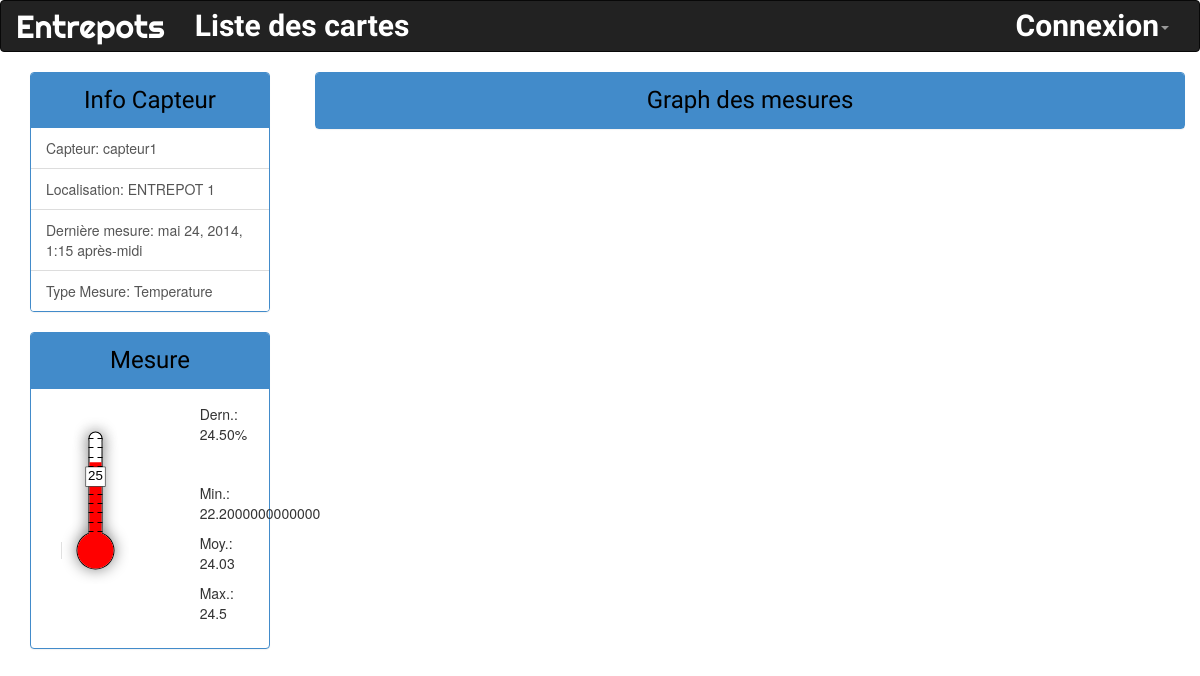
The app's page /mesure/capteur/capteur1/ with its own data.
### moniteur/models.py (models this page shows, shortened)
class Capteur(models.Model):
    objects = CapteurManager()
    slug = models.SlugField(max_length=30, unique=True, blank=True)
    ENTREPOT1 = 'ENTREPOT_1'
    ENTREPOT2 = 'ENTREPOT_2'
    ENTREPOT3 = 'ENTREPOT_3'
    ENTREPOT4 = 'ENTREPOT_4'
    LOCAL_CHOICES = (
        (ENTREPOT1, 'Entrepot 1'),
        (ENTREPOT2, 'Entrepot 2'),
        (ENTREPOT3, 'Entrepot 3'),
        (ENTREPOT4, 'Entrepot 4'),
    )
    HYGROMETRIE = 'Hygrometrie'
    TEMPERATURE = 'Temperature'
    MESURE_TYPE = (
        (HYGROMETRIE, 'Hygrometrie'),
        (TEMPERATURE, 'Temperature'),
    )
    localisation= models.CharField(max_length=10,
                                   choices=LOCAL_CHOICES,
                                   default=ENTREPOT1)
    type_mesure = models.CharField(max_length=12,
                                   choices=MESURE_TYPE,
                                   default=TEMPERATURE,
                                   blank=True,
                                   null=True)
    nom_capteur = models.CharField(max_length=30, unique=True)
    marque = models.CharField(max_length=30, blank=True, null=True)
    date_activation = models.DateTimeField(blank=True, null=True)
    date_achat = models.DateField(blank=True, null=True)
    carte = models.ForeignKey(Carte)

class Mesure(models.Model):
    valeur = models.DecimalField(max_digits=5, decimal_places=2)
    date_mesure = models.DateTimeField(blank=True, null=True)
    capteur = models.ForeignKey(Capteur)

### moniteur/views.py (the view)
# urls.py: url(r'^capteur/(?P<slug>[-_.\w]+)/$', CapteurDetailView.as_view(), name='capteur-detail'),
class CapteurDetailView(DetailView):
    model = Capteur
    context_object_name = 'capteur'
    template_name = 'capteur-detail.html'
    def get_context_data(self, **kwargs):
        context = super(CapteurDetailView, self).get_context_data(**kwargs)
        capteur = self.kwargs['slug']
        capteur = Capteur.objects.get(slug=capteur)
        mesures = Mesure.objects.filter(capteur=capteur)
        stats = mesures.aggregate(Avg('valeur'), Max('valeur'), Min('valeur'))
        capteur.mes_moy = stats['valeur__avg']
        capteur.mes_max = stats['valeur__max']
        capteur.mes_min = stats['valeur__min']
        capteur.last_mesure = mesures.last()
        context['capteur'] = capteur
        context['mesures'] = mesures.order_by('-date_mesure')[:5]
        return context

### moniteur/templatetags/custom_tags.py (called while the page is built)
@register.filter(name='display_name')
def display_name(nom):
    try :
        nom = nom.replace("_", " ")
    except:
        nom = None
    return nom

### visualisation/templates/capteur-detail.html (shortened to what this page needs)
{% extends "base.html" %}
{% load i18n %}
{% load widget_tweaks %}
{% load custom_tags %}
{% block content %}
<div class="row-fluid">
    <div class="col-md-3">
       <div class="col-md-12">
         <div class="panel panel-primary">
             <div class="panel-heading"><center>Info Capteur</center></div>
                 {% include "blocks/base_info_capteur.html" %}
         </div>
       </div>
       <div class="col-md-12">
         <div class="panel panel-primary">
             <div class="panel-heading"><center>Mesure</center></div>
             <div class="panel-body ">
                 <div class="col-md-8">
                     {% if capteur.type_mesure == 'Temperature' %}
                 	<a id="" class="" href="/mesure/capteur/{{capteur.nom_capteur}}">{% include "blocks/thermometer.html" %}</a>
                     {% else %}
                 	<a id="" class="" href="/mesure/capteur/{{capteur.nom_capteur}}">{% include "blocks/hygrometrie.html" %}</a>
                     {% endif %}
                 </div>
                 <div class="col-md-4">
                     <div class="">
                    <p>Dern.: {{ capteur.last_mesure.valeur }}%</p>
                     </div>
                     <div class="" style="margin-top:100%">
                 	<p>Min.: {{ capteur.mes_min }}</p>
                 	<p>Moy.: {{ capteur.mes_moy | floatformat:2 }}</p>
                 	<p>Max.: {{ capteur.mes_max }}</p>
                     </div>
                 </div>
             </div>
         </div>
       </div>
    </div>
    <div class="col-md-9">
       <div class="panel panel-primary">
            <div class="panel-heading"><center>Graph des mesures</center></div>
            {% include "blocks/line_chart_capteur.html" %}
       </div>
    </div>
</div>
{% endblock %}

### visualisation/templates/blocks/base_info_capteur.html (shortened to what this page needs)
{% load custom_tags %}
<div class="list-group">
    <a href="#" class="list-group-item">Capteur: {{capteur.nom_capteur}}</a>
    <a href="/mesure/localisation/{{capteur.localisation}}" class="list-group-item">Localisation: {{capteur.localisation | display_name}}</a>
    <a href="" class="list-group-item">Dernière mesure: {{ capteur.last_mesure.date_mesure }}</a>
    <a href="" class="list-group-item">Type Mesure: {{capteur.type_mesure}}</a>
</div>

### visualisation/static/css/raspberry.css (style rules this page uses)
body , .mouseentrepot { background-color:white; }
.panel { padding:0px; }
.panel-primary > .panel-heading { font-family:'Sanchez'; font-size: 24px; color: black; background-color: #428BCA; border-color: #428BCA; }

### records on screen
Capteur: nom_capteur "capteur1", localisation|display_name "ENTREPOT 1", last_mesure.date_mesure "mai 24, 2014, 1:15 après-midi", type_mesure "Temperature", last_mesure.valeur "24.50", mes_min "22.2000000000000", mes_moy "24.03", mes_max "24.5"
